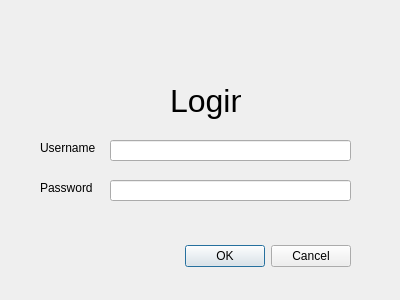
<?xml version="1.0" encoding="UTF-8"?>
<ui version="4.0">
 <class>cartoWorksDialogBase</class>
 <widget class="QDialog" name="cartoWorksDialogBase">
  <property name="geometry">
   <rect>
    <x>0</x>
    <y>0</y>
    <width>400</width>
    <height>300</height>
   </rect>
  </property>
  <property name="minimumSize">
   <size>
    <width>400</width>
    <height>300</height>
   </size>
  </property>
  <property name="maximumSize">
   <size>
    <width>400</width>
    <height>300</height>
   </size>
  </property>
  <property name="windowTitle">
   <string>Cartoworks</string>
  </property>
  <property name="modal">
   <bool>true</bool>
  </property>
  <widget class="QDialogButtonBox" name="button_box">
   <property name="geometry">
    <rect>
     <x>30</x>
     <y>240</y>
     <width>321</width>
     <height>32</height>
    </rect>
   </property>
   <property name="orientation">
    <enum>Qt::Horizontal</enum>
   </property>
   <property name="standardButtons">
    <set>QDialogButtonBox::Cancel|QDialogButtonBox::Ok</set>
   </property>
  </widget>
  <widget class="QLabel" name="label">
   <property name="geometry">
    <rect>
     <x>40</x>
     <y>140</y>
     <width>71</width>
     <height>16</height>
    </rect>
   </property>
   <property name="text">
    <string>Username</string>
   </property>
  </widget>
  <widget class="QLabel" name="label_2">
   <property name="geometry">
    <rect>
     <x>40</x>
     <y>180</y>
     <width>71</width>
     <height>16</height>
    </rect>
   </property>
   <property name="text">
    <string>Password</string>
   </property>
  </widget>
  <widget class="QLineEdit" name="username_field">
   <property name="geometry">
    <rect>
     <x>110</x>
     <y>140</y>
     <width>241</width>
     <height>21</height>
    </rect>
   </property>
  </widget>
  <widget class="QLineEdit" name="password_field">
   <property name="geometry">
    <rect>
     <x>110</x>
     <y>180</y>
     <width>241</width>
     <height>21</height>
    </rect>
   </property>
   <property name="echoMode">
    <enum>QLineEdit::Password</enum>
   </property>
  </widget>
  <widget class="QLabel" name="label_4">
   <property name="geometry">
    <rect>
     <x>170</x>
     <y>80</y>
     <width>71</width>
     <height>41</height>
    </rect>
   </property>
   <property name="font">
    <font>
     <pointsize>24</pointsize>
    </font>
   </property>
   <property name="text">
    <string>Login</string>
   </property>
  </widget>
  <widget class="QLabel" name="label_3">
   <property name="geometry">
    <rect>
     <x>50</x>
     <y>20</y>
     <width>301</width>
     <height>61</height>
    </rect>
   </property>
   <property name="font">
    <font>
     <family>Arial Black</family>
     <pointsize>24</pointsize>
     <weight>75</weight>
     <bold>true</bold>
    </font>
   </property>
   <property name="layoutDirection">
    <enum>Qt::LeftToRight</enum>
   </property>
   <property name="text">
    <string/>
   </property>
   <property name="pixmap">
    <pixmap resource="resources.qrc">:/plugins/carto_works/carto_logo.png</pixmap>
   </property>
   <property name="scaledContents">
    <bool>true</bool>
   </property>
   <property name="alignment">
    <set>Qt::AlignCenter</set>
   </property>
  </widget>
 </widget>
 <resources>
  <include location="resources.qrc"/>
 </resources>
 <connections>
  <connection>
   <sender>button_box</sender>
   <signal>accepted()</signal>
   <receiver>cartoWorksDialogBase</receiver>
   <slot>accept()</slot>
   <hints>
    <hint type="sourcelabel">
     <x>20</x>
     <y>20</y>
    </hint>
    <hint type="destinationlabel">
     <x>20</x>
     <y>20</y>
    </hint>
   </hints>
  </connection>
  <connection>
   <sender>button_box</sender>
   <signal>rejected()</signal>
   <receiver>cartoWorksDialogBase</receiver>
   <slot>reject()</slot>
   <hints>
    <hint type="sourcelabel">
     <x>20</x>
     <y>20</y>
    </hint>
    <hint type="destinationlabel">
     <x>20</x>
     <y>20</y>
    </hint>
   </hints>
  </connection>
 </connections>
</ui>
